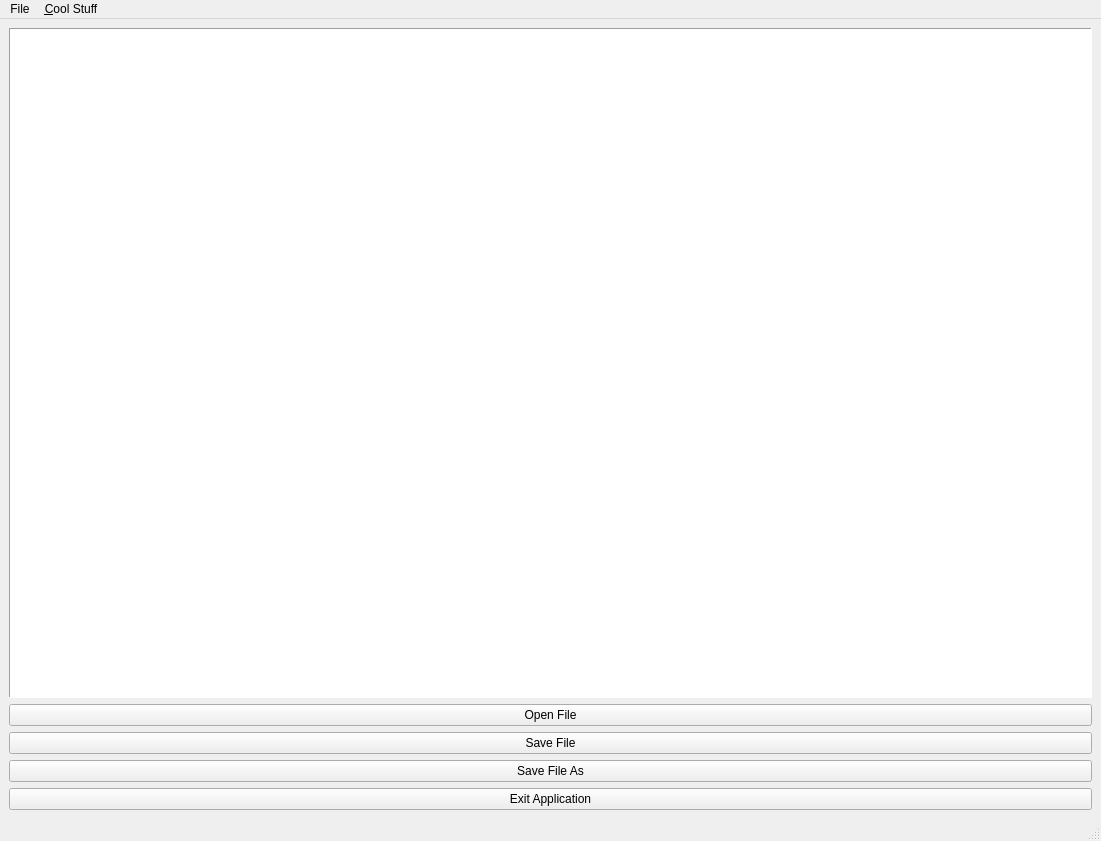
<?xml version="1.0" encoding="UTF-8"?>
<ui version="4.0">
 <class>MainWindow</class>
 <widget class="QMainWindow" name="MainWindow">
  <property name="geometry">
   <rect>
    <x>0</x>
    <y>0</y>
    <width>1101</width>
    <height>841</height>
   </rect>
  </property>
  <property name="windowTitle">
   <string>Stupid Pad++</string>
  </property>
  <widget class="QWidget" name="centralwidget">
   <layout class="QGridLayout" name="gridLayout_2">
    <item row="3" column="0">
     <widget class="QPushButton" name="btnSave">
      <property name="sizePolicy">
       <sizepolicy hsizetype="Minimum" vsizetype="Minimum">
        <horstretch>0</horstretch>
        <verstretch>0</verstretch>
       </sizepolicy>
      </property>
      <property name="text">
       <string>Save File</string>
      </property>
     </widget>
    </item>
    <item row="5" column="0">
     <widget class="QPushButton" name="btnClose">
      <property name="sizePolicy">
       <sizepolicy hsizetype="Minimum" vsizetype="Fixed">
        <horstretch>0</horstretch>
        <verstretch>0</verstretch>
       </sizepolicy>
      </property>
      <property name="text">
       <string>Exit Application</string>
      </property>
      <property name="autoDefault">
       <bool>false</bool>
      </property>
      <property name="default">
       <bool>false</bool>
      </property>
      <property name="flat">
       <bool>false</bool>
      </property>
     </widget>
    </item>
    <item row="2" column="0">
     <widget class="QPushButton" name="btnOpen">
      <property name="sizePolicy">
       <sizepolicy hsizetype="Minimum" vsizetype="Fixed">
        <horstretch>0</horstretch>
        <verstretch>0</verstretch>
       </sizepolicy>
      </property>
      <property name="text">
       <string>Open File</string>
      </property>
     </widget>
    </item>
    <item row="0" column="0">
     <widget class="QTextEdit" name="textEditor">
      <property name="font">
       <font>
        <family>Liberation Mono</family>
       </font>
      </property>
      <property name="cursor" stdset="0">
       <cursorShape>IBeamCursor</cursorShape>
      </property>
      <property name="mouseTracking">
       <bool>true</bool>
      </property>
      <property name="acceptDrops">
       <bool>false</bool>
      </property>
      <property name="frameShape">
       <enum>QFrame::Panel</enum>
      </property>
      <property name="acceptRichText">
       <bool>false</bool>
      </property>
     </widget>
    </item>
    <item row="4" column="0">
     <widget class="QPushButton" name="btnSaveAs">
      <property name="text">
       <string>Save File As</string>
      </property>
     </widget>
    </item>
   </layout>
  </widget>
  <widget class="QMenuBar" name="MenuBar">
   <property name="geometry">
    <rect>
     <x>0</x>
     <y>0</y>
     <width>1101</width>
     <height>19</height>
    </rect>
   </property>
   <widget class="QMenu" name="menuFile">
    <property name="title">
     <string>File</string>
    </property>
    <addaction name="actionOpen"/>
    <addaction name="separator"/>
    <addaction name="actionSave"/>
    <addaction name="actionSaveAs"/>
    <addaction name="separator"/>
    <addaction name="actionClose"/>
   </widget>
   <widget class="QMenu" name="menu_Cool_Stuff">
    <property name="title">
     <string>&amp;Cool Stuff</string>
    </property>
    <addaction name="actionPornhub"/>
    <addaction name="actionPythonOrg"/>
   </widget>
   <addaction name="menuFile"/>
   <addaction name="menu_Cool_Stuff"/>
  </widget>
  <widget class="QStatusBar" name="statusBar">
   <property name="enabled">
    <bool>true</bool>
   </property>
   <property name="toolTip">
    <string/>
   </property>
   <property name="statusTip">
    <string>Ready...</string>
   </property>
   <property name="autoFillBackground">
    <bool>false</bool>
   </property>
   <property name="sizeGripEnabled">
    <bool>true</bool>
   </property>
  </widget>
  <action name="actionOpen">
   <property name="text">
    <string>&amp;Open File...</string>
   </property>
  </action>
  <action name="actionClose">
   <property name="text">
    <string>E&amp;xit </string>
   </property>
  </action>
  <action name="actionSaveAs">
   <property name="text">
    <string>S&amp;ave As...</string>
   </property>
  </action>
  <action name="actionSave">
   <property name="text">
    <string>&amp;Save</string>
   </property>
  </action>
  <action name="actionPornhub">
   <property name="text">
    <string>&amp;Pornhub.com</string>
   </property>
  </action>
  <action name="actionPythonOrg">
   <property name="text">
    <string>P&amp;ython.org</string>
   </property>
  </action>
 </widget>
 <resources/>
 <connections>
  <connection>
   <sender>btnClose</sender>
   <signal>clicked()</signal>
   <receiver>MainWindow</receiver>
   <slot>close()</slot>
   <hints>
    <hint type="sourcelabel">
     <x>622</x>
     <y>803</y>
    </hint>
    <hint type="destinationlabel">
     <x>942</x>
     <y>-6</y>
    </hint>
   </hints>
  </connection>
 </connections>
 <designerdata>
  <property name="gridDeltaX">
   <number>10</number>
  </property>
  <property name="gridDeltaY">
   <number>10</number>
  </property>
  <property name="gridSnapX">
   <bool>true</bool>
  </property>
  <property name="gridSnapY">
   <bool>true</bool>
  </property>
  <property name="gridVisible">
   <bool>true</bool>
  </property>
 </designerdata>
</ui>
